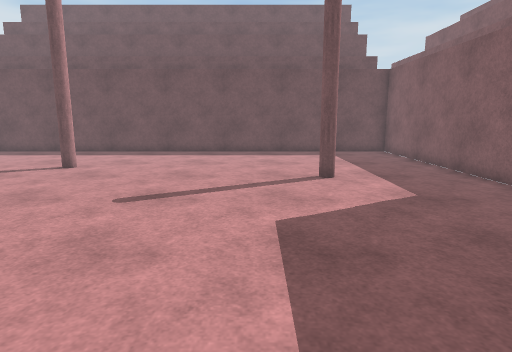
[1] (above)

12 first-person views from a walk through a 3-D level made in the Unity game engine. The camera is 1.5 m above the floor, tilts 10° down and sees 75° across. The floor is counted in squares, 0.79 m on a side. Each view is taken from the middle of a square. On the plan, view 1 faces up. The plan holds only what a view shows up to about 17 squares ahead; the rest is blank. The place goes on beyond the plan. The player character is not drawn. Some animated figures are left out. Some surface patterns are stand-ins.

[2]
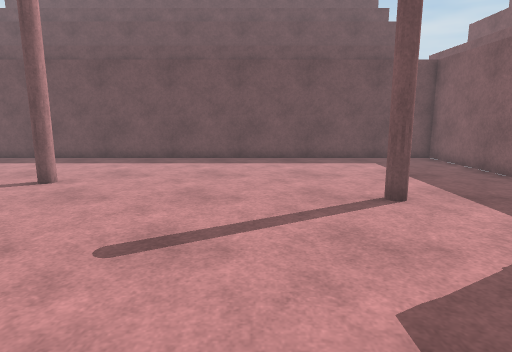

[3]
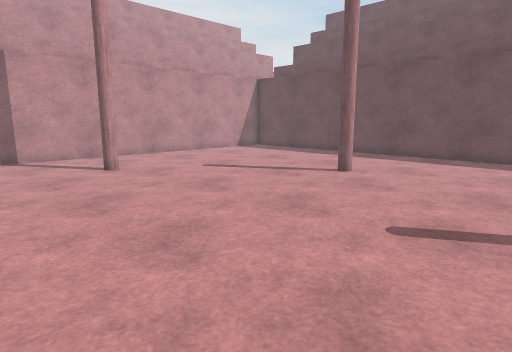

[4]
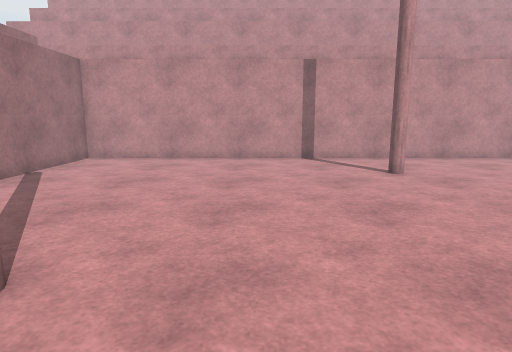

[5]
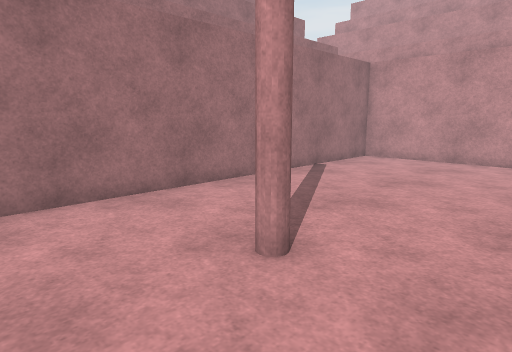

[6]
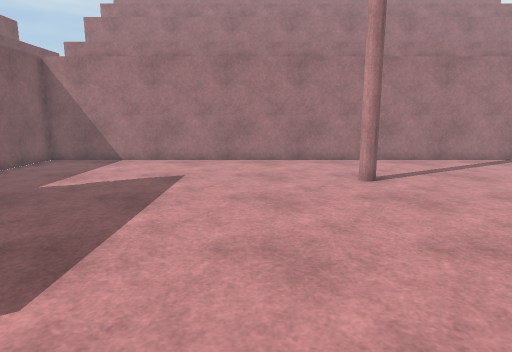

[7]
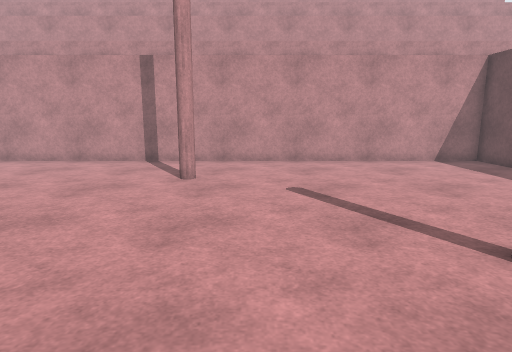

[8]
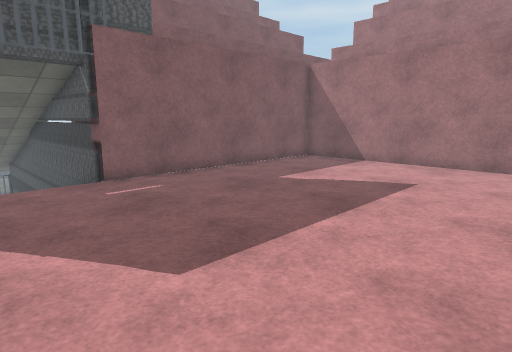

[9]
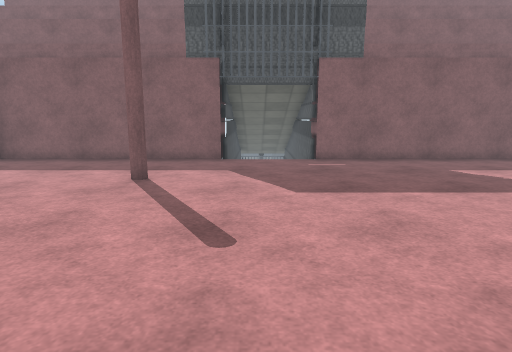

[10]
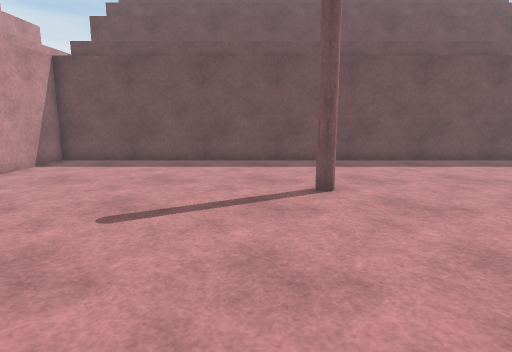

[11]
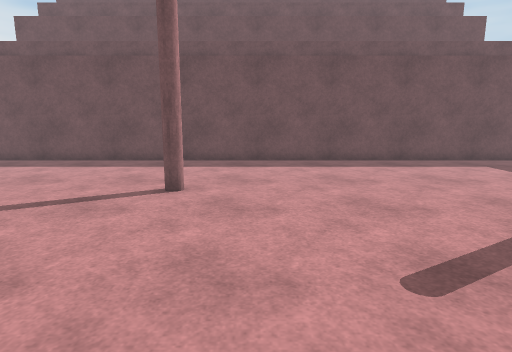

[12]
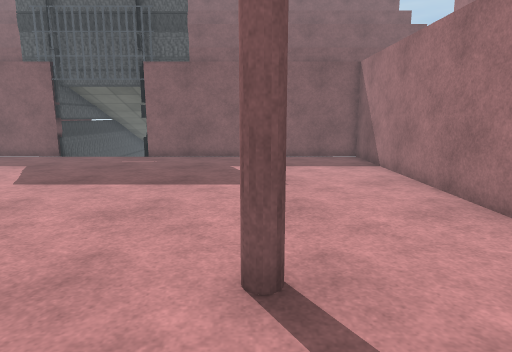

### Floor plan
Points are (right, up) in squares from view 1. A wall is a line through its corners. A room is listed if a view was taken in it or the views show most of it. See-through windows are left out.
Room 1 (views 1, 2, 3, 4, 5, 6, 7, 8, 9, 10, 11, 12)
walls: (7.2, 8.5) (7.2, 18.7) (-17.6, 18.7) (-17.6, -5.9) (7.2, -5.9) (7.2, 4.2)

Positions as (right, up) in squares from view 1, and headings:
1: (0, 0), facing up
2: (-1, 3), facing up
3: (-1, 2), facing up-left
4: (-2, 2), facing left
5: (-2, 2), facing down-left
6: (-2, 9), facing down
7: (-3, 9), facing left
8: (-3, 8), facing down-right
9: (-8, 7), facing right
10: (-9, 4), facing up
11: (-5, 4), facing up
12: (-9, -1), facing right
